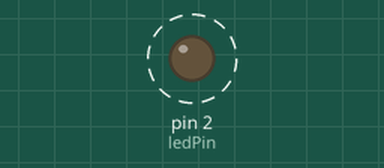
Recording of a sketch running on a simulated Arduino Uno, built with avr-gcc and run on an emulated ATmega328P. Shown: output pins drawn as LEDs (lit = HIGH). Dashed ring = blinking.

Above: at 0.2 s.
Timing chart, 0 to 3.0 s (numbered marks = the images above):
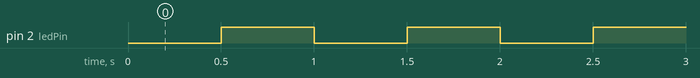

Measured:
- by itself, pin 2 (ledPin): alternates HIGH for 0.50 s and LOW for 0.50 s

The sketch:

ex02_3.ino
```cpp
// ex02 代码 - 第三次提交
const int ledPin = 2;
unsigned long previousMillis = 0;
const long interval = 500;

void setup() {
  pinMode(ledPin, OUTPUT);
  digitalWrite(ledPin, LOW);
}

void loop() {
  unsigned long currentMillis = millis(); // 获取现在的时间

  // 如果距离上次变化已经过了500毫秒
  if (currentMillis - previousMillis >= interval) {
    previousMillis = currentMillis;       // 更新时间戳

    // 翻转LED状态
    int state = digitalRead(ledPin);
    digitalWrite(ledPin, !state);
  }
}
```
